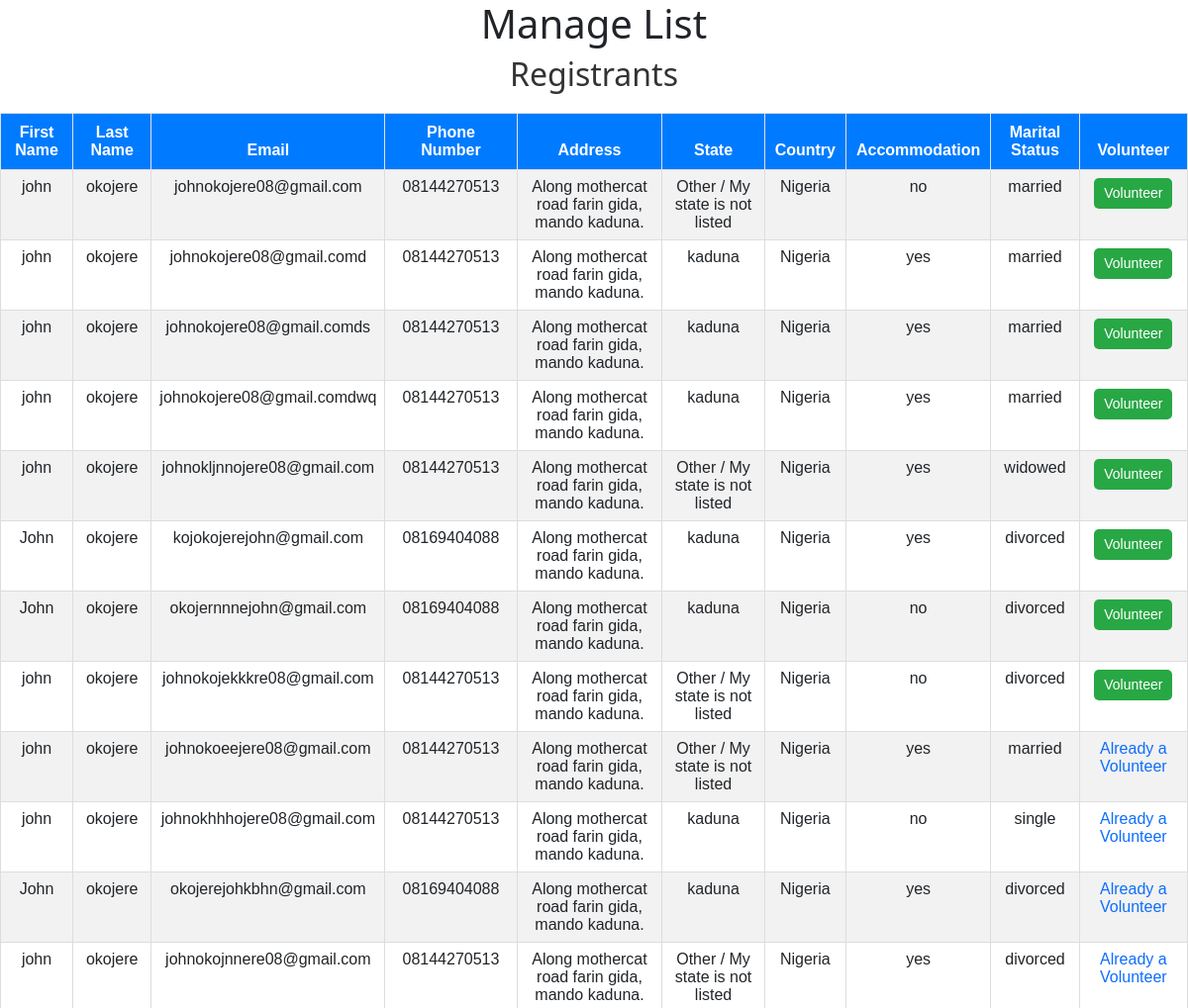
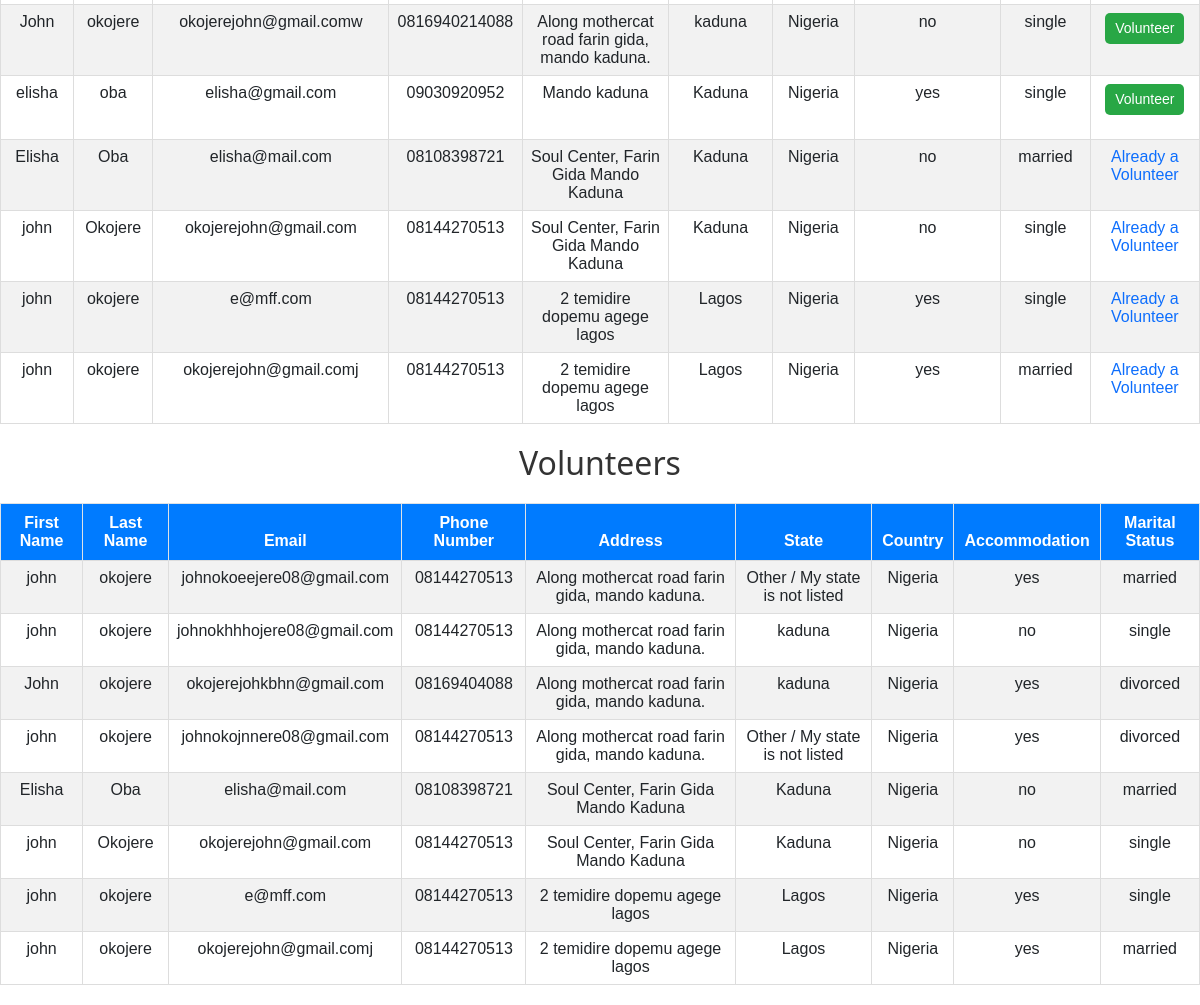
The page /register/manage/ on the database as committed earlier (2 pictures, top to bottom).
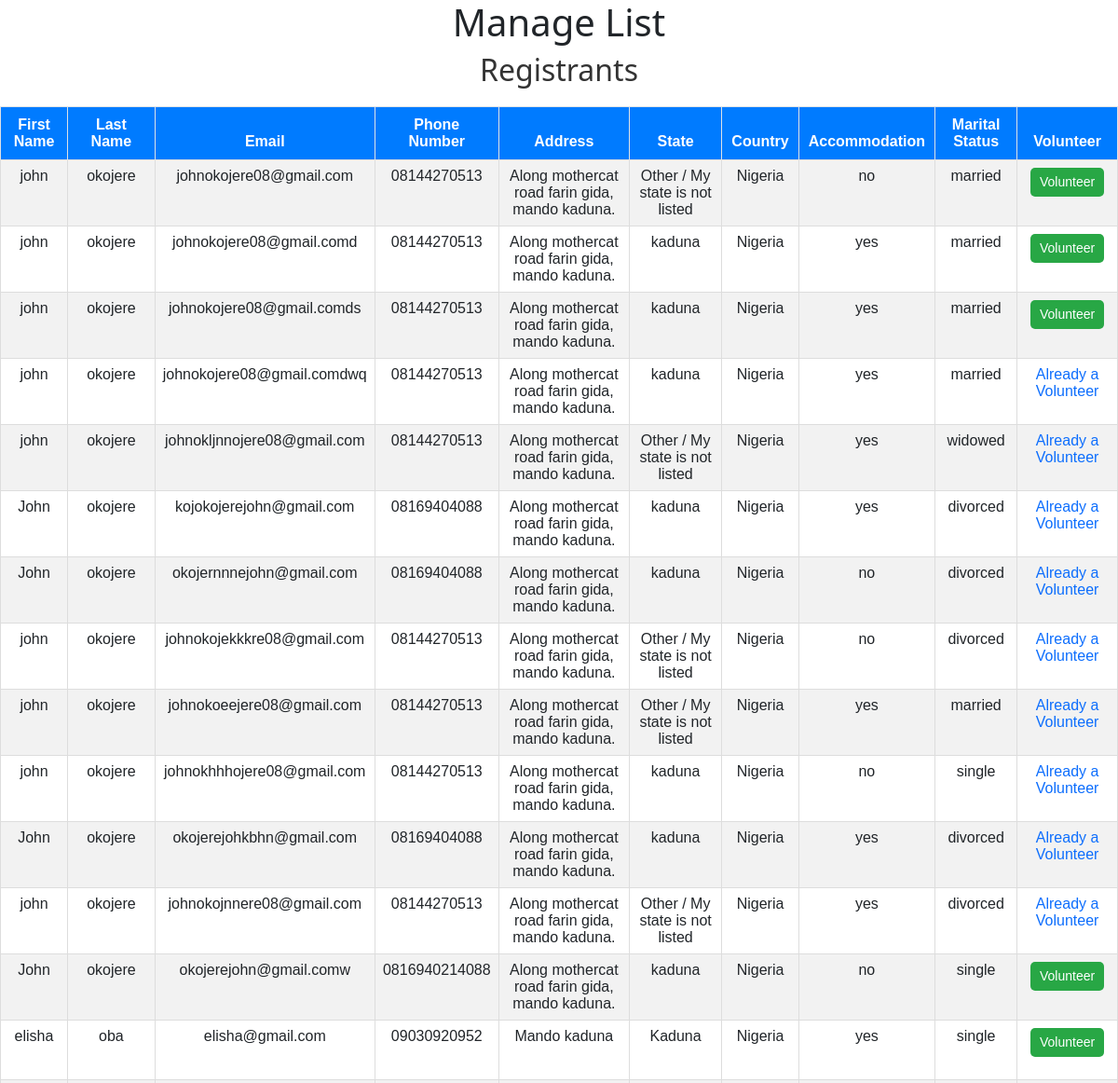
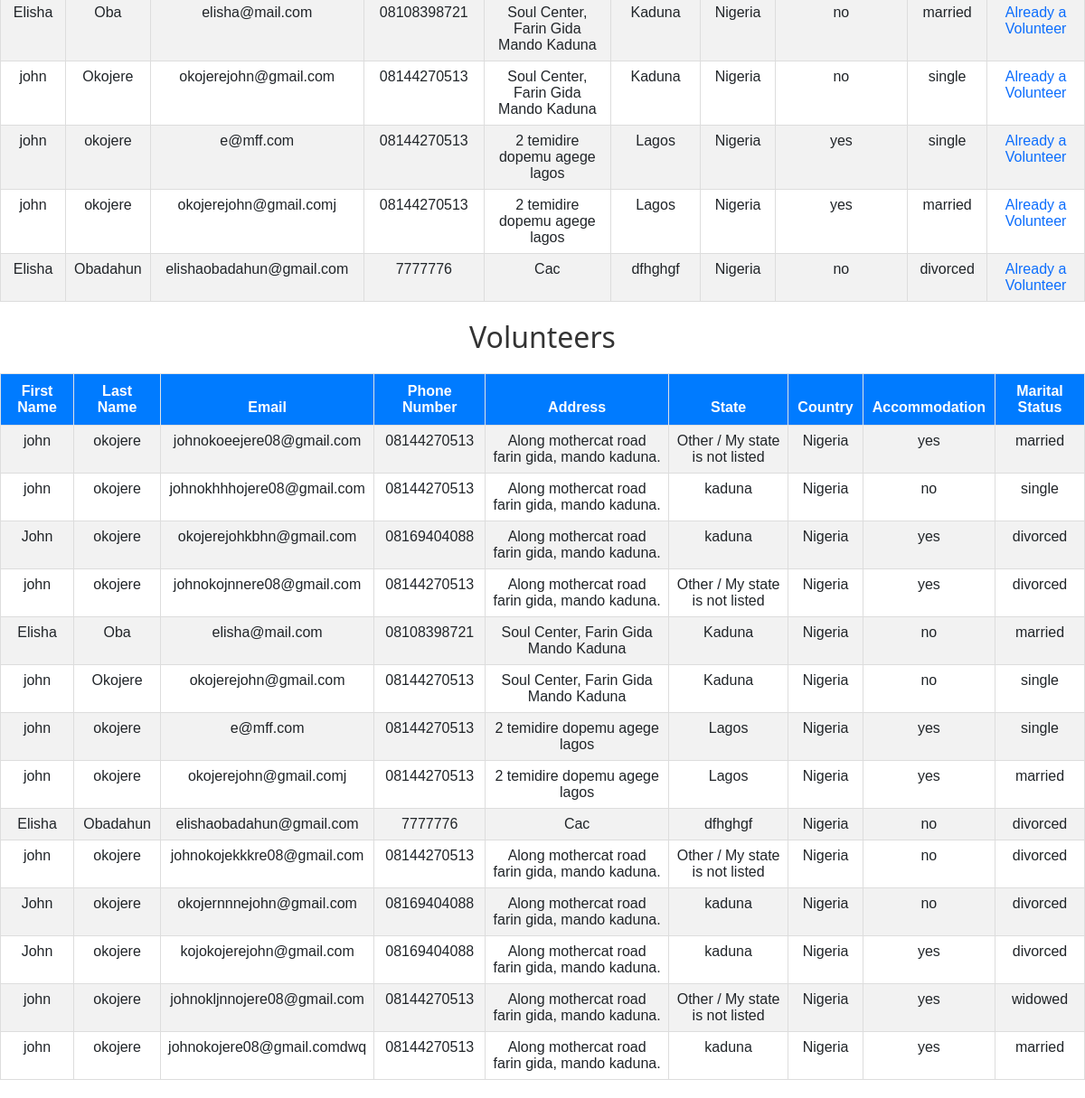
The same page on the database as committed later (2 pictures, top to bottom).
### registration/models.py (models this page shows, shortened)
class Registrant(models.Model):
    first_name = models.CharField(max_length=100)
    last_name = models.CharField(max_length=100)
    email = models.EmailField(unique=True)
    phone_number = models.CharField(max_length=15)
    address = models.CharField(max_length=255)
    state = models.CharField(max_length=100)
    country = models.CharField(max_length=100)
    accommodation = models.CharField(
        max_length=3,
        choices=[('yes', 'Yes'), ('no', 'No')],
        verbose_name="Do you need Accommodation"
    )
    marital_status = models.CharField(
        max_length=10,
        choices=[
            ('single', 'Single'),
            ('married', 'Married'),
            ('divorced', 'Divorced'),
            ('widowed', 'Widowed')
        ]
    )
    qr_code = models.ImageField(upload_to='qrcodes/', blank=True)

class Volunteer(models.Model):
    registrant = models.OneToOneField(Registrant, on_delete=models.CASCADE)
    role = models.CharField(max_length=100, blank=True, null=True)

### registration/views.py (the view, shortened to what this page needs)
# urls.py: path('manage/', views.manage_registration_and_volunteers, name='manage_registrations'),  # Manage registrations and volunteers
def manage_registration_and_volunteers(request):
    registrants = Registrant.objects.all()
    volunteers = Volunteer.objects.all()
    inhouse_members = InHouse.objects.all()
    return render(request, 'registration/manage.html', {
        'registrants': registrants,
        'volunteers': volunteers,
        'inhouse_members': inhouse_members,
    })

### template/registration/manage.html (shortened to what this page needs)
{% load static %}
{% block content %}
<link rel="stylesheet" href="https://cdn.datatables.net/1.13.6/css/jquery.dataTables.min.css">
<link href="https://cdn.jsdelivr.net/npm/bootstrap@5.3.0-alpha1/dist/css/bootstrap.min.css" rel="stylesheet">
<link rel="stylesheet" href="https://cdn.datatables.net/buttons/2.2.2/css/buttons.dataTables.min.css">
<div class="">
    <h1 class="h1">Manage List</h1>
    <h2>Registrants</h2>
    <table id="registrantsTable" class="table table-striped table-bordered">
        <thead>
            <tr>
                <th>First Name</th>
                <th>Last Name</th>
                <th>Email</th>
                <th>Phone Number</th>
                <th>Address</th>
                <th>State</th>
                <th>Country</th>
                <th>Accommodation</th>
                <th>Marital Status</th>
                <th>Volunteer</th>
            </tr>
        </thead>
        <tbody>
            {% for registrant in registrants %}
            <tr>
                <td>{{ registrant.first_name }}</td>
                <td>{{ registrant.last_name }}</td>
                <td>{{ registrant.email }}</td>
                <td>{{ registrant.phone_number }}</td>
                <td>{{ registrant.address }}</td>
                <td>{{ registrant.state }}</td>
                <td>{{ registrant.country }}</td>
                <td>{{ registrant.accommodation }}</td>
                <td>{{ registrant.marital_status }}</td>
                <td>
                    {% if not registrant.volunteer %}
                    <form method="POST">
                        <button type="submit" class="btn btn-success">Volunteer</button>
                    </form>
                    {% else %}
                    <span class="text-primary">Already a Volunteer</span>
                    {% endif %}
                </td>
            </tr>
            {% endfor %}
        </tbody>
    </table>
    <h2>Volunteers</h2>
    <table id="volunteersTable" class="table table-striped table-bordered">
        <thead>
            <tr>
                <th>First Name</th>
                <th>Last Name</th>
                <th>Email</th>
                <th>Phone Number</th>
                <th>Address</th>
                <th>State</th>
                <th>Country</th>
                <th>Accommodation</th>
                <th>Marital Status</th>
            </tr>
        </thead>
        <tbody>
            {% for volunteer in volunteers %}
            <tr>
                <td>{{ volunteer.registrant.first_name }}</td>
                <td>{{ volunteer.registrant.last_name }}</td>
                <td>{{ volunteer.registrant.email }}</td>
                <td>{{ volunteer.registrant.phone_number }}</td>
                <td>{{ volunteer.registrant.address }}</td>
                <td>{{ volunteer.registrant.state }}</td>
                <td>{{ volunteer.registrant.country }}</td>
                <td>{{ volunteer.registrant.accommodation }}</td>
                <td>{{ volunteer.registrant.marital_status }}</td>
            </tr>
            {% endfor %}
        </tbody>
    </table>
</div>
{% endblock %}

### template/registration/manage.html (style rules this page uses)
.table { width: 100%; margin: 20px 0; border-collapse: collapse; font-family: Arial, sans-serif; }
.table thead th { background-color: #007bff; color: white; padding: 10px; text-align: center; }
.table tbody td { padding: 8px; border: 1px solid #ddd; text-align: center; }
.table tbody tr:nth-child(even) { background-color: #f9f9f9; }
.btn-success { background-color: #28a745; border: none; color: white; padding: 5px 10px; border-radius: 5px; cursor: pointer; font-size: 14px; }
h1, h2 { color: #333; text-align: center; margin-bottom: 20px; }

Rows that differ between the two databases and show on the page:
computed for Registrant "johnokojere08@gmail.comdwq": text "Volunteer" → "Already a Volunteer"
computed for Registrant "johnokljnnojere08@gmail.com": text "Volunteer" → "Already a Volunteer"
computed for Registrant "kojokojerejohn@gmail.com": text "Volunteer" → "Already a Volunteer"
computed for Registrant "okojernnnejohn@gmail.com": text "Volunteer" → "Already a Volunteer"
computed for Registrant "johnokojekkkre08@gmail.com": text "Volunteer" → "Already a Volunteer"
added Registrant: first_name "Elisha", last_name "Obadahun", email "elishaobadahun@gmail.com", phone_number "7777776", address "Cac", state "dfhghgf", country "Nigeria", accommodation "no", marital_status "divorced", shows "Already a Volunteer"
added Volunteer: registrant.first_name "Elisha", registrant.last_name "Obadahun", registrant.email "elishaobadahun@gmail.com", registrant.phone_number "7777776", registrant.address "Cac", registrant.state "dfhghgf", registrant.country "Nigeria", registrant.accommodation "no", registrant.marital_status "divorced"
added Volunteer: registrant.first_name "john", registrant.last_name "okojere", registrant.email "johnokojekkkre08@gmail.com", registrant.phone_number "08144270513", registrant.address "Along mothercat road farin gida, mando kaduna.", registrant.state "Other / My state is not listed", registrant.country "Nigeria", registrant.accommodation "no", registrant.marital_status "divorced"
added Volunteer: registrant.first_name "John", registrant.last_name "okojere", registrant.email "okojernnnejohn@gmail.com", registrant.phone_number "08169404088", registrant.address "Along mothercat road farin gida, mando kaduna.", registrant.state "kaduna", registrant.country "Nigeria", registrant.accommodation "no", registrant.marital_status "divorced"
added Volunteer: registrant.first_name "John", registrant.last_name "okojere", registrant.email "kojokojerejohn@gmail.com", registrant.phone_number "08169404088", registrant.address "Along mothercat road farin gida, mando kaduna.", registrant.state "kaduna", registrant.country "Nigeria", registrant.accommodation "yes", registrant.marital_status "divorced"
added Volunteer: registrant.first_name "john", registrant.last_name "okojere", registrant.email "johnokljnnojere08@gmail.com", registrant.phone_number "08144270513", registrant.address "Along mothercat road farin gida, mando kaduna.", registrant.state "Other / My state is not listed", registrant.country "Nigeria", registrant.accommodation "yes", registrant.marital_status "widowed"
added Volunteer: registrant.first_name "john", registrant.last_name "okojere", registrant.email "johnokojere08@gmail.comdwq", registrant.phone_number "08144270513", registrant.address "Along mothercat road farin gida, mando kaduna.", registrant.state "kaduna", registrant.country "Nigeria", registrant.accommodation "yes", registrant.marital_status "married"
